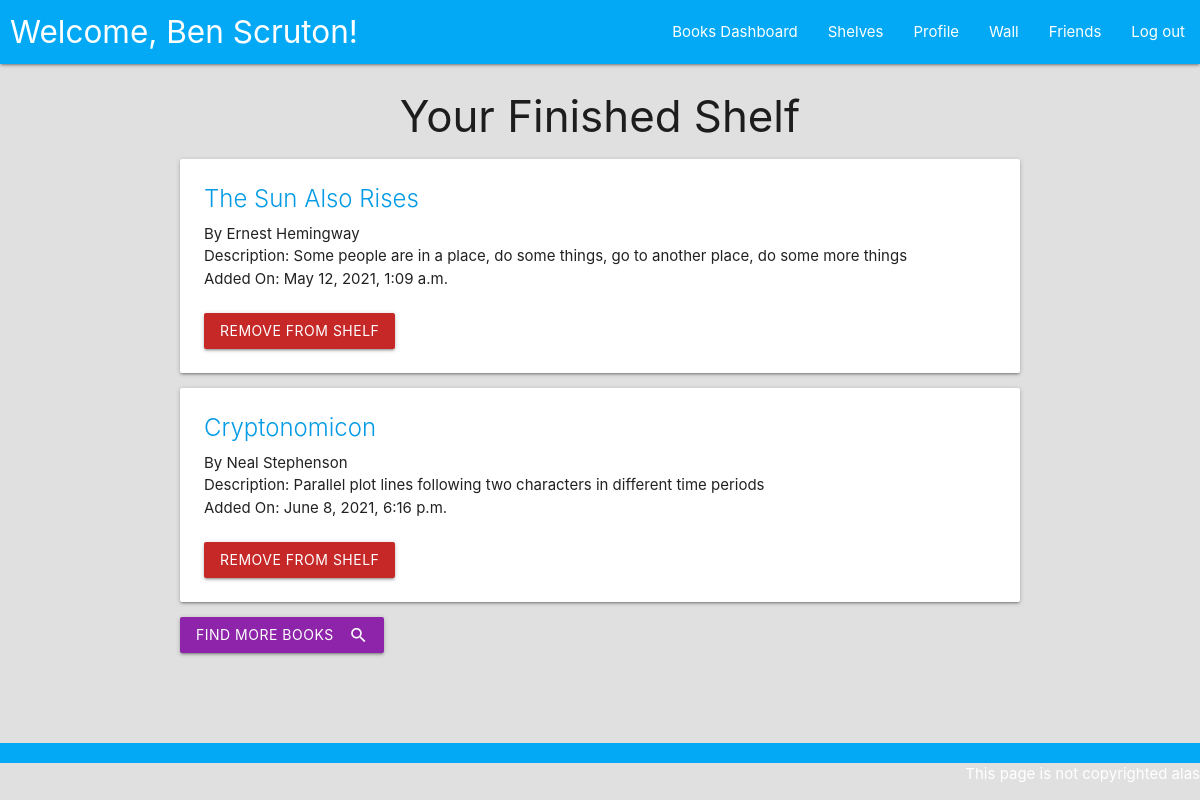
Page /shelves/2 (signed in) on the committed database.
### login_app/models.py (models this page shows)
class User(models.Model):
    first_name = models.CharField(max_length = 255)
    last_name = models.CharField(max_length = 255)
    email = models.CharField(max_length = 255)
    username = models.CharField(max_length = 255)
    hashed_pw = models.CharField(max_length = 255)
    added_friends = models.ManyToManyField("User", related_name = "added_by")
    friends = models.ManyToManyField("User")
    created_at = models.DateTimeField(auto_now_add = True)
    updated_at = models.DateTimeField(auto_now = True)
    objects = UserManager()

### books_app/models.py (models this page shows)
class Shelf(models.Model):
    name = models.CharField(max_length = 255)
    books = models.ManyToManyField(Book, related_name = "shelves")
    owner = models.ForeignKey(User, related_name = "shelves", on_delete = models.CASCADE)
    fixed = models.BooleanField(default=False)
    created_at = models.DateTimeField(auto_now_add=True)
    updated_at = models.DateTimeField(auto_now = True)
    objects = ShelfManager()

class Book(models.Model):
    title = models.CharField(max_length = 255)
    year = models.IntegerField()
    description = models.TextField()
    author_firstname = models.CharField(max_length = 255)
    author_lastname = models.CharField(max_length = 255)
    ISBN = models.CharField(max_length = 255, null=True)
    created_at = models.DateTimeField(auto_now_add=True)
    updated_at = models.DateTimeField(auto_now = True)
    objects = BookManager()

### books_app/views.py (the view)
# urls.py: path('shelf', views.user_shelves, name="user_shelves"),
def shelf(request, shelf_id):
    shelf = Shelf.objects.get(id=shelf_id)
    context = {
    'shelf': shelf,
    "user": User.objects.get(id=request.session['user_id']),
    "books" : shelf.books.all,
    "new_requests": check_friend_requests(request.session),
    }
    return render(request, "shelf.html", context)

### books_app/views.py (called while the page is built)
def check_friend_requests(data):
    if "user_id" not in data:
        return []
    this_user = User.objects.get(id=data["user_id"])
    new_requests = []
    if (this_user.added_by.count() > this_user.friends.count()):
        for add in this_user.added_by.all():
            if add not in this_user.friends.all():
                new_requests.append(add)
    return new_requests

### books_app/templates/shelf.html
{% extends "base.html" %}
{% block content %}
<div class="container">
    <h3 class="center-align">{% if shelf.owner.id == request.session.user_id %}Your{% else %}{{shelf.owner.first_name}}'s{% endif %} {{ shelf.name }} Shelf</h3>
    <div class="row1">
        <div class="col">
            {% if shelf.books.count == 0 %}
                <div class="card">
                    <div class="card-content">
                        <p>You haven't added any books to this shelf yet!</p>
                    </div>
                </div>
            {% else %}
            {% for book in shelf.books.all %}
                <div class="card">
                    <div class="card-content">
                        <span class="card-title"><a href="{% url 'book_detail' book.id %}">{{ book.title }}</a></span>
                        <p>By {{book.author_firstname}} {{book.author_lastname}}</p>
                        <p>Description: {{ book.description }}</p>
                        <p>Added On: {{ book.created_at }}</p>
                        <br>
                        {% if shelf.owner.id == request.session.user_id %}
                        <form action="/books/{{book.id}}/shelves/{{shelf.id}}/remove">
                            <button class="btn red darken-3">
                                Remove from shelf
                            </button>
                        </form>
                        {% endif %}
                    </div>
                </div>
            {% endfor %}
            {% endif %}
            <form action="/">
                <button class="btn purple darken-1 waves-effect waves-light" type="submit" name="action">
                    Find more books<i class="material-icons right">search</i>
                </button>
            </form>
            <br><br>
        </div>
    </div>
</div>
{% endblock %}

### books_app/templates/base.html (shortened to what this page needs)
{% load static %}
<!DOCTYPE html>
<html lang="en">
<head>
    <link rel="stylesheet" href="https://cdnjs.cloudflare.com/ajax/libs/materialize/1.0.0/css/materialize.min.css">
    <link rel="stylesheet" type="text/css" href="{% static 'style.css' %}">
</head>
<body class="grey lighten-2">
    <header class="navbar-fixed">
        <nav>
            <div class="nav-wrapper light-blue">
                <ul id="welcome-msg">
                    {% if request.session.user_id %}
                        <li><a href="/" class="left brand-logo">Welcome, {{request.session.first_name }} {{ request.session.last_name }}!</a></li>
                    {% endif %}
                </ul>
                <ul class="right hide-on-med-and-down">
                {% if request.session.user_id %}
                    <li><a href="{% url 'dashboard' %}">Books Dashboard</a></li>
                    <li><a href="/users/{{request.session.user_id}}/shelves">Shelves</a></li>
                    <li><a href="/users/{{request.session.user_id}}">Profile</a></li>
                    <li><a href="/users/{{request.session.user_id}}/wall">Wall</a></li>
                    <li><a href="/users/{{request.session.user_id}}/friends">Friends</a></li>
                    <li><a href="/login/users/logout">Log out</a></li>
                {% else %}
                    <li><a href="{% url 'dashboard' %}">Books Dashboard</a></li>
                    <li><a href="/login">Log In or Register</a></li>
                {% endif %}
                </ul>
            </div>
        </nav>
    </header>
    <main>
        {% block content %}
        {% endblock %}
    </main>
    <br>
    <br>
    <footer class="page-footer light-blue">
        <div class="right">This page is not copyrighted alas</div>
    </footer>
</body>
</html>

### books_app/static/style.css (style rules this page uses)
::placeholder { opacity: 1; }
#welcome-msg { margin-left: 10px; }

### rows in the picture
User: session.first_name "Ben", session.last_name "Scruton"
Shelf: name "Finished"
Book: title "The Sun Also Rises", author_firstname "Ernest", author_lastname "Hemingway", description "Some people are in a place, do some things, go to another place, do some more things", created_at "May 12, 2021, 1:09 a.m."
Book: title "Cryptonomicon", author_firstname "Neal", author_lastname "Stephenson", description "Parallel plot lines following two characters in different time periods", created_at "June 8, 2021, 6:16 p.m."
